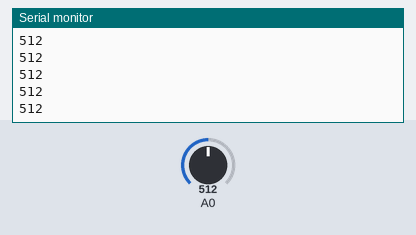
Bench run of a sketch on a simulated Arduino Uno, built with avr-gcc and run on an emulated ATmega328P. Parts: the last lines printed to the serial monitor. The test bench sets the inputs (shaded band); at power-on: A0 = 512.

Above: at 1.2 s.
1.3 s: A0 set to 716
At 1.9 s:
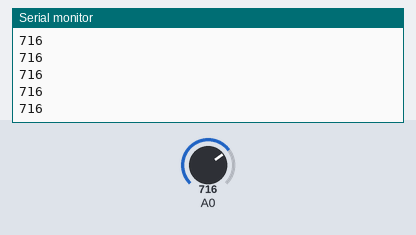
2.8 s: A0 set to 900
At 3.9 s:
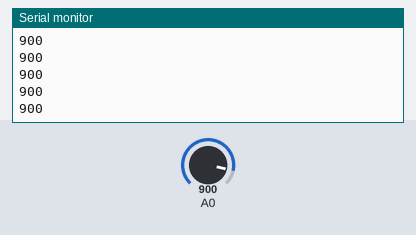
Timing chart, 0 to 5.8 s (numbered marks = the images above; inputs shaded):
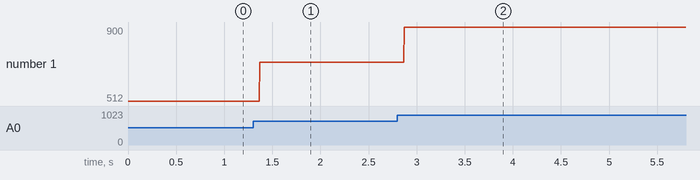

Measured:
- after the input at 1.3 s, the serial monitor: prints a new line after 0.07 s (image 1)
- after the input at 2.8 s, the serial monitor: prints a new line after 0.07 s (image 2)
- plotted number 1: 512 → 716 after the input at 1.3 s, 716 → 900 after the input at 2.8 s

The sketch:

test_sensors.ino
```cpp
//#include <Serial>
void setup() {
  // put your setup code here, to run once:
  pinMode(8, INPUT);
  Serial.begin(9600);

}

void loop() {
  // put your main code here, to run repeatedly:
  int a = analogRead(8);

  Serial.print(a);
  Serial.write("\n");


}
```
